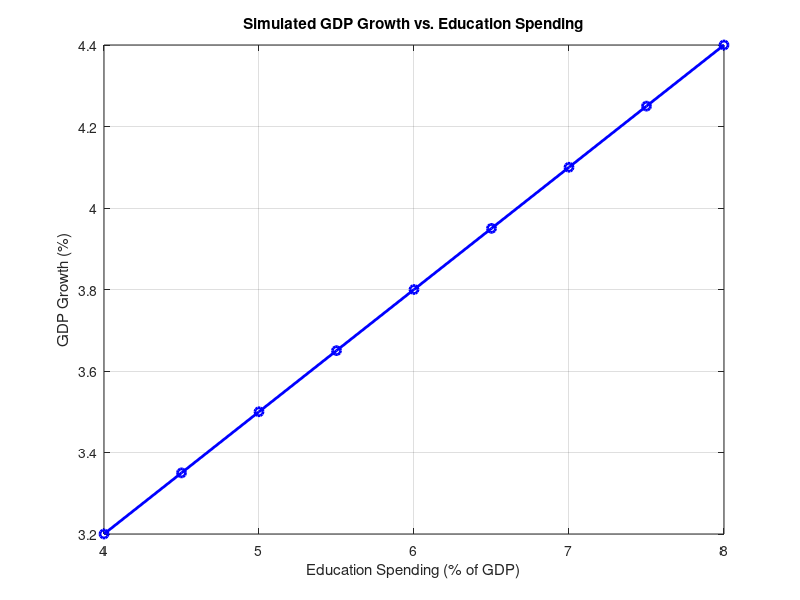

MATLAB code for this plot:
% Simulate GDP growth with increased education spending
education_spending = 4:0.5:8; % Hypothetical spending (% of GDP)
gdp_growth = 2 + 0.3 * education_spending; % Simple linear model

% Plot results
plot(education_spending, gdp_growth, 'b-o', 'LineWidth', 2);
title('Simulated GDP Growth vs. Education Spending');
xlabel('Education Spending (% of GDP)');
ylabel('GDP Growth (%)');
grid on;

saveas(gcf, 'outputs/policy_simulation.png');